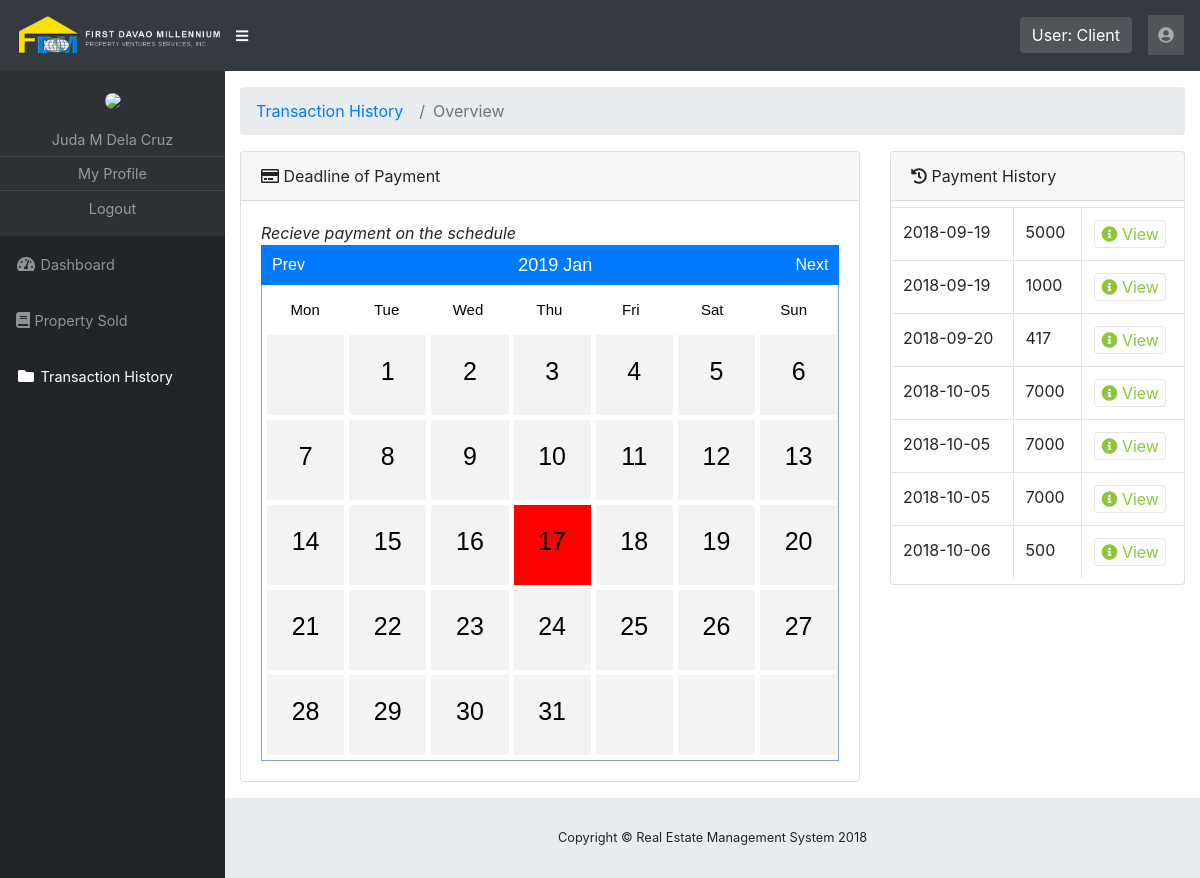
/rems/pages/client-transaction-history.php (signed in), run on the app's committed database.
### tables this page shows
CREATE TABLE IF NOT EXISTS `client_payment_transaction` (
  `id` int(11) NOT NULL AUTO_INCREMENT,
  `property_id` int(11) NOT NULL,
  `client_id` int(11) NOT NULL,
  `date_paid` date NOT NULL,
  `due_date` date NOT NULL,
  `amount_paid` int(11) NOT NULL,
  `method_of_payment` tinyint(2) NOT NULL DEFAULT '0',
  `transacted_by` int(11) NOT NULL,
  PRIMARY KEY (`id`)
);

### rems/pages/client-transaction-history.php (the view, shortened to what this page needs)
<?php
	include '../template/header.php';
  include '../snippet/calendar.php';
  include '../cli/global-functions.php';
?>
<link href="calendar.css" type="text/css" rel="stylesheet" />
<link href="../css/calendar.css" rel="stylesheet">
  <div id="content-wrapper">
    <div class="container-fluid">
      <ol class="breadcrumb">
        <li class="breadcrumb-item">
          <a href="client-list.php">Transaction History</a>
        </li>
        <li class="breadcrumb-item active">Overview</li>
      </ol>
     <div class="row">
        <div class="col-lg-8">
          <div class="card mb-3">
            <div class="card-header">
               <i class="far fa-credit-card"></i>
              Deadline of Payment</div>
            <div class="card-body">
               <div class="calendar-view">
               <i>Recieve payment on the schedule</i>
                <?php
                $calendar = new Calendar();
                echo $calendar->show();
                ?>
              </div>
            </div>
          </div>
        </div>
        <div class="col-lg-4">
          <div class="card mb-3">
            <div class="card-header">
              <i class="fa fa-history"></i>
              Payment History</div>
            <div class="card-body01">
               <div class="table-responsive">
                <table class="table table-bordered" id="dataTable" width="100%" cellspacing="0">
                 <tbody>
                 <?php
                    $user_id = $_SESSION['user_id'];
                    $sql = "SELECT
                            id,
                            date_paid,
                            due_date,
                            amount_paid
                            FROM client_payment_transaction
                            WHERE client_id = '$user_id'";
                    $result = mysqli_query($mysqli,$sql);
                      if (mysqli_num_rows($result) > 0) {
                         while($row = mysqli_fetch_assoc($result)) {
                          $id = $row['id'];
                          $date_paid = $row['date_paid'];
                          $amount_paid = $row['amount_paid'];
                            echo '<tr>';
                            echo '<td>'.$date_paid.'</td>';
                            echo '<td>'.$amount_paid.'</td>';
                            echo '<td>';
                            echo '<button class="toolbar-edit" style="color:#8cc63d;" onclick="showPaymentDetail('.$id.')"><i class="fa fa-info-circle"></i> View</button>';
                            echo '</td>';
                            echo '</tr>';
                         }
                      }
                 ?>
                 </tbody>
                </table>
               </div>
            </div>
          </div>
        </div>
      </div>
</div>
<?php
	include '../template/footer.php';
?>

### rems/css/sb-admin.css (style rules this page uses)
html { position: relative; min-height: 100%; }
body { height: 100%; }
#wrapper #content-wrapper { overflow-x: hidden; width: 100%; padding-top: 1rem; padding-bottom: 80px; }
:root { --input-padding-x: 0.75rem; --input-padding-y: 0.75rem; }

### rems/css/style.css (style rules this page uses)
.toolbar-edit { background: transparent; border: 1px solid rgba(0,0,0,0.1); color: #007bff; border-radius: 4px; }

### data on the page
client_payment_transaction: date_paid "2018-09-19", amount_paid "5000"
client_payment_transaction: date_paid "2018-09-19", amount_paid "1000"
client_payment_transaction: date_paid "2018-09-20", amount_paid "417"
client_payment_transaction: date_paid "2018-10-05", amount_paid "7000"
client_payment_transaction: date_paid "2018-10-05", amount_paid "7000"
client_payment_transaction: date_paid "2018-10-05", amount_paid "7000"
client_payment_transaction: date_paid "2018-10-06", amount_paid "500"

### other printed values
$_SESSION['user_type'] "Client"
$name "Juda M Dela Cruz"
date('Y M',strtotime($this->currentYear.'-'.$this->currentMonth.'-1')) "2019 Jan"
$label "Mon"
$label "Tue"
$label "Wed"
$label "Thu"
$label "Fri"
$label "Sat"
$label "Sun"
$cellContent "1"
$cellContent "2"
$cellContent "3"
$cellContent "4"
$cellContent "5"
